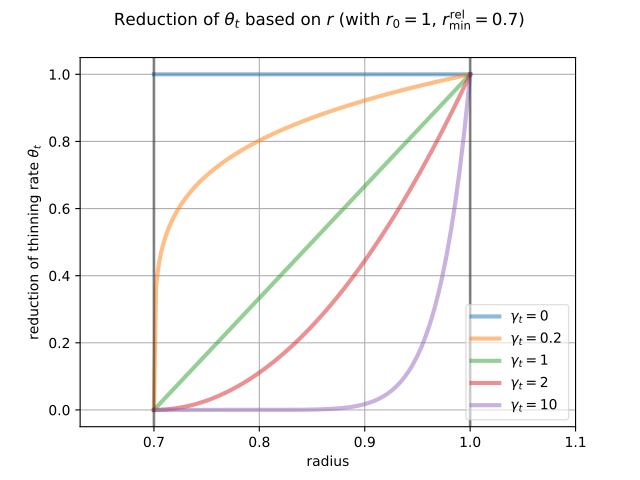

Python code for this plot:
import numpy, pylab, woo.dem
r0,r1=0.7,1.0
rr=numpy.linspace(r0,r1,150)
expFunc=lambda r,gamma: ((r-r0)/(r1-r0))**gamma
kw=dict(linewidth=3,alpha=.5)
for gamma in (0,.2,1,2,10): pylab.plot(rr,[expFunc(r,gamma) for r in rr],label=r'$\gamma_t=%g$'%gamma,**kw)
l=pylab.legend(loc='best')
l.get_frame().set_alpha(.6)
pylab.ylim(-.05,1.05)
pylab.xlim(.9*r0,1.1*r1)
pylab.xlabel('radius')
pylab.ylabel(r'reduction of thinning rate $\theta_t$')
for r in (r0,r1): pylab.axvline(r,color='black',linewidth=2,alpha=.4)
pylab.grid(True)
pylab.suptitle('Reduction of $\\theta_t$ based on $r$ (with $r_0=1$, $r_{\min}^{\mathrm{rel}}=0.7$)')
